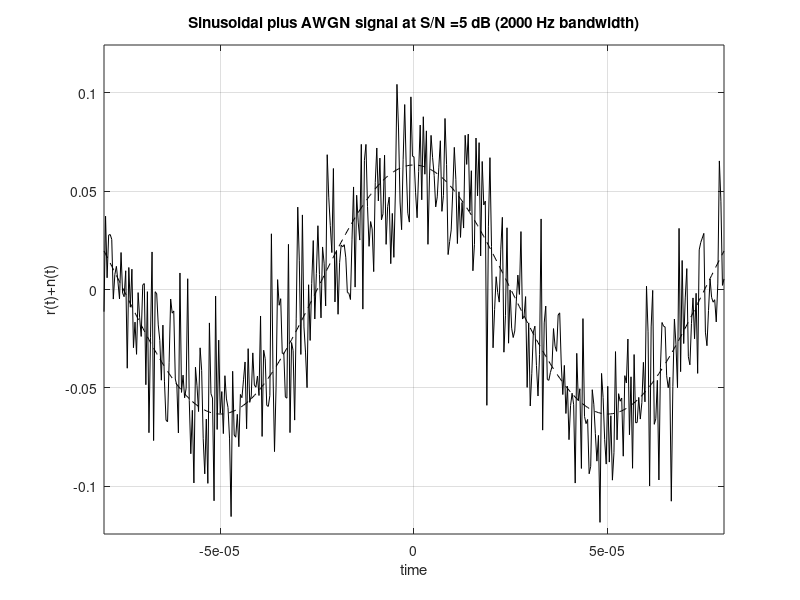

Reproduce this figure in MATLAB.
% sinusoidal_plus_AWGN_SNR2.m
% EE 160 - Fall 2016,2017 - San Jose State University
% Illustration of AWGN effects on a received signal. The channel is
% bandpass with fc=10kHz and B=2W=2 kHz.
% The received signal is a 10 kHz sinusoidal of 1 mW power
% Noise power is computed from a given (S/N) value in dB
% Modified in Fall 2021. EE160. San Jose State University

seed = round(1e7*(now-round(now)));
randn('state',seed);

Pr = 1e-3;              % Normalized power of sinusoidal signal = 1 mW
A = sqrt(2*Pr);         % RMS amplitude of sinusoidal signal
A = sqrt(2)*A;          % Amplitude of sinusoidal
fc = 10000;             % Fundamental frequency 
Tc = 1/fc;              % Period 
B = 2000;               % Channel bandwidth

SNR_dB = input('Enter the SNR value in dB: ');
SNR = 10^(SNR_dB/10);   % SNR as a ratio
N0 = (2*Pr/B)/SNR;      % Noise power

t = -0.8*Tc:Tc/250:0.8*Tc;      % Time range of signals

% Sinusoidal signal
r = A*cos(2*pi*fc*t);

% AWGN signal with samples of variance N0*B/2
n = sqrt(N0*B)*randn(1,length(t));

plot(t, r+n,'-k'), grid on, xlabel('time'),ylabel('r(t)+n(t)')
axis ([min(t) max(t) -max(abs(r+n))*1.05 max(abs(r+n))*1.05])
title(strcat('Sinusoidal plus AWGN signal at S/N = ',num2str(SNR_dB), ...
    ' dB (', num2str(B),' Hz bandwidth)'))
hold on, plot(t,r,'--k'), hold off
